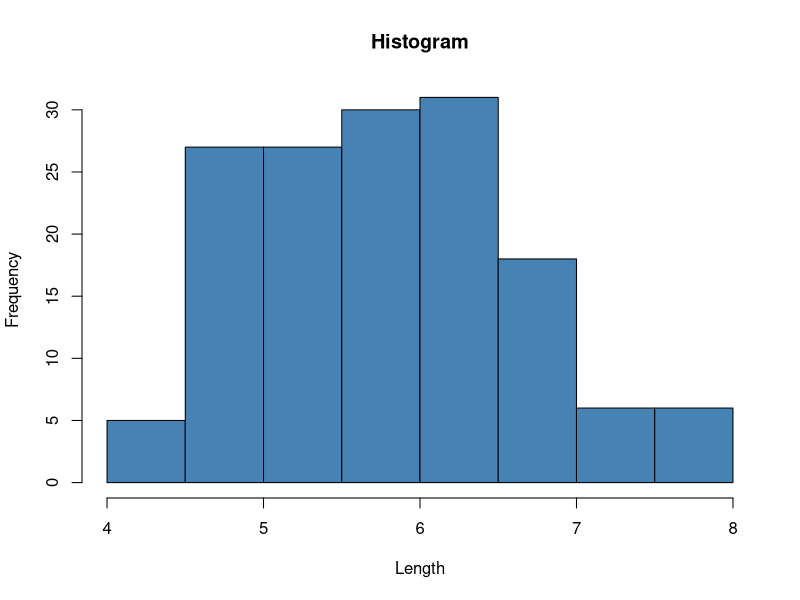

Write the R code that produced this figure. (Note: this script raises an error after producing the figure.)
# Test plot
data(iris)
hist(iris$Sepal.Length,
     col='steelblue',
     main='Histogram',
     xlab='Length',
     ylab='Frequency')

#install.packages("doParallel")
library(doParallel)


nCores <- detectCores()  
registerDoParallel(nCores-6)

x <- iris[which(iris[,5] != "setosa"), c(1,5)]
trials <- 500000
ptime <- system.time({
 r <- foreach(icount(trials), .combine=cbind) %dopar% {
 ind <- sample(100, 100, replace=TRUE)
 result1 <- glm(x[ind,2]~x[ind,1], family=binomial(logit))
 coefficients(result1)
 }
 })[3]

ptime
